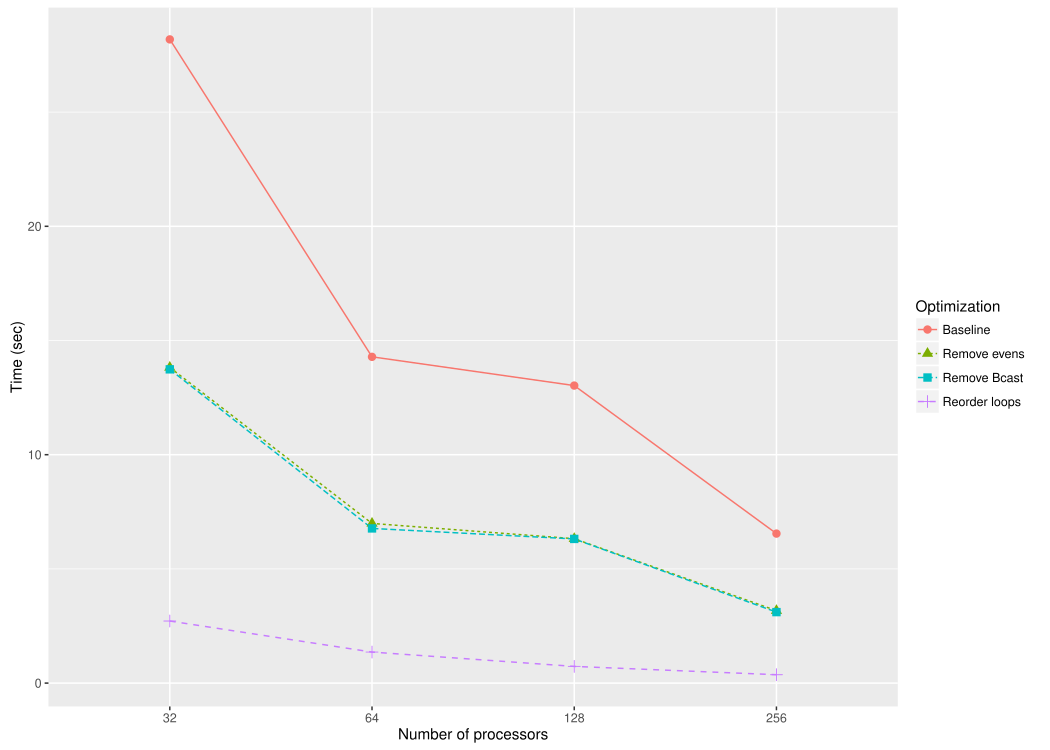

Reproduce this figure in R.
library(data.table)
library(ggplot2)
library(reshape)
library(xtable)

data <- read.csv("r.csv", header = F)
data <- data[,c(1,3,5)]
names(data) = c("S","Cores","Time")
data <- data.table(data)
data <- unique(data[, Time:=mean(Time), by=list(S, Cores)])

legend_title = "Optimization"
breaks = c("S0", "S1","S2","S3")
labels = c("Baseline", "Remove evens", "Remove Bcast", "Reorder loops")

g = ggplot(data=data, aes(x=factor(Cores), y=Time, group=S, colour=S, shape=S)) +
    geom_line(aes(linetype=S)) +
    geom_point(size=2.5) +
    labs(x="Number of processors", y="Time (sec)") +
    scale_colour_discrete(name = legend_title, breaks = breaks, labels = labels) +
    scale_shape_discrete(name = legend_title,  breaks = breaks, labels = labels) +
    scale_linetype_discrete(name = legend_title, breaks = breaks, labels = labels)

pdf("plot2.pdf", width = 10.5, height = 7.5)
plot(g)
dev.off()

table = cast(data, Cores ~ S)
names(table) = c("Cores", labels)

color2D.matplot(table[,2:5], 
                show.values = T,
                axes = F,
                xlab = "",
                ylab = "",
                vcex = 0.75,
                vcol = "black",
                extremes = c("green","yellow", "red"))
axis(3, at = seq_len(ncol(table) - 1) - 0.5, labels = labels, tick = FALSE, cex.axis = 0.75)
axis(2, at = seq_len(nrow(table)) - 0.5, labels = rev(table$Cores), tick = FALSE, las = 1, cex.axis = 0.75)

table = xtable(table, caption = "Comparing the four versions of the Sieve of Erastosthenes.", label = "tab:table2", align="cccccc")
addtorow <- list()
addtorow$pos <- list(0)
addtorow$command <- c(paste0("\\textbf{Number of} & \\multicolumn{4}{c}{\\textbf{", legend_title,"}} \\\\\n \\textbf{Cores} & \\textbf{", paste0(labels, collapse = "} & \\textbf{"), "} \\\\\n"))
print(table, include.rownames=F, add.to.row = addtorow, booktabs = T, include.colnames=F, file="tbl_table2.tex")
